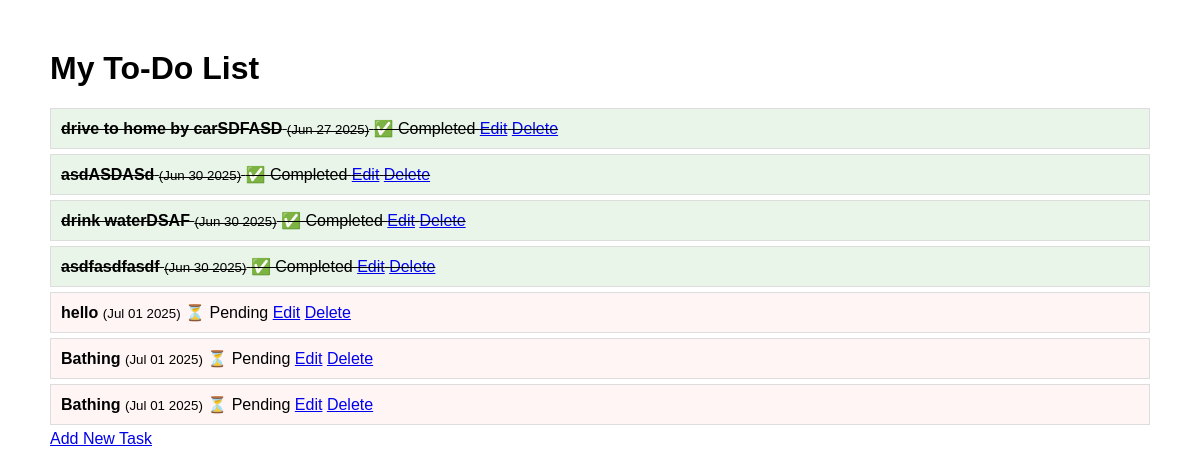
The page / on the database its author committed.
### todo/models.py (models this page shows)
class Tasks(models.Model):
    title = models.CharField(max_length=200,default="title")
    completed = models.BooleanField(default=False)
    created_at = models.DateTimeField(auto_now_add=True)
    def __str__(self):
        return f"{self.title}"

### todo/views.py (the view)
# urls.py: path('', views.task_list, name='task_list'),
def task_list(request):
    tasks = Tasks.objects.all()
    print('tasks :',tasks)
    return render(request,'todo/task_list.html',{'tasks':tasks})

### todo/templates/todo/task_list.html (shortened to what this page needs)
<!DOCTYPE html>
<html>
  <head>
  </head>
  <body>
    <h1>My To-Do List</h1>
     {% if tasks %} {% for task in tasks %}
    <div
      class="task {% if task.completed %}completed{% else %}pending{% endif %}"
    >
      <strong>{{ task.title }}</strong>
      <small>({{ task.created_at|date:"M d Y" }})</small>
      {% if task.completed %} ✅ Completed {% else %} ⏳ Pending {% endif %}
      <a href="{% url 'update_task' task.pk %}">Edit</a>
      <a href="{% url 'delete_task' task.pk %}">Delete</a>
    </div>
    {% endfor %} {% else %}
    <p>No tasks yet! Add some tasks using the admin panel.</p>
    {% endif %}
    <a href="{% url 'create_task' %}">Add New Task</a>
  </body>
</html>

### todo/templates/todo/task_list.html (style rules this page uses)
body { font-family: Arial, sans-serif; margin: 50px; }
.task { padding: 10px; margin: 5px 0; border: 1px solid #ddd; }
.completed { background-color: #e8f5e8; text-decoration: line-through; }
.pending { background-color: #fff5f5; }

### rows shown on the page
Tasks: title "drive to home by carSDFASD", created_at "Jun 27 2025", completed "✅ Completed"
Tasks: title "asdASDASd", created_at "Jun 30 2025", completed "✅ Completed"
Tasks: title "drink waterDSAF", created_at "Jun 30 2025", completed "✅ Completed"
Tasks: title "asdfasdfasdf", created_at "Jun 30 2025", completed "✅ Completed"
Tasks: title "hello", created_at "Jul 01 2025", completed "⏳ Pending"
Tasks: title "Bathing", created_at "Jul 01 2025", completed "⏳ Pending"
Tasks: title "Bathing", created_at "Jul 01 2025", completed "⏳ Pending"
